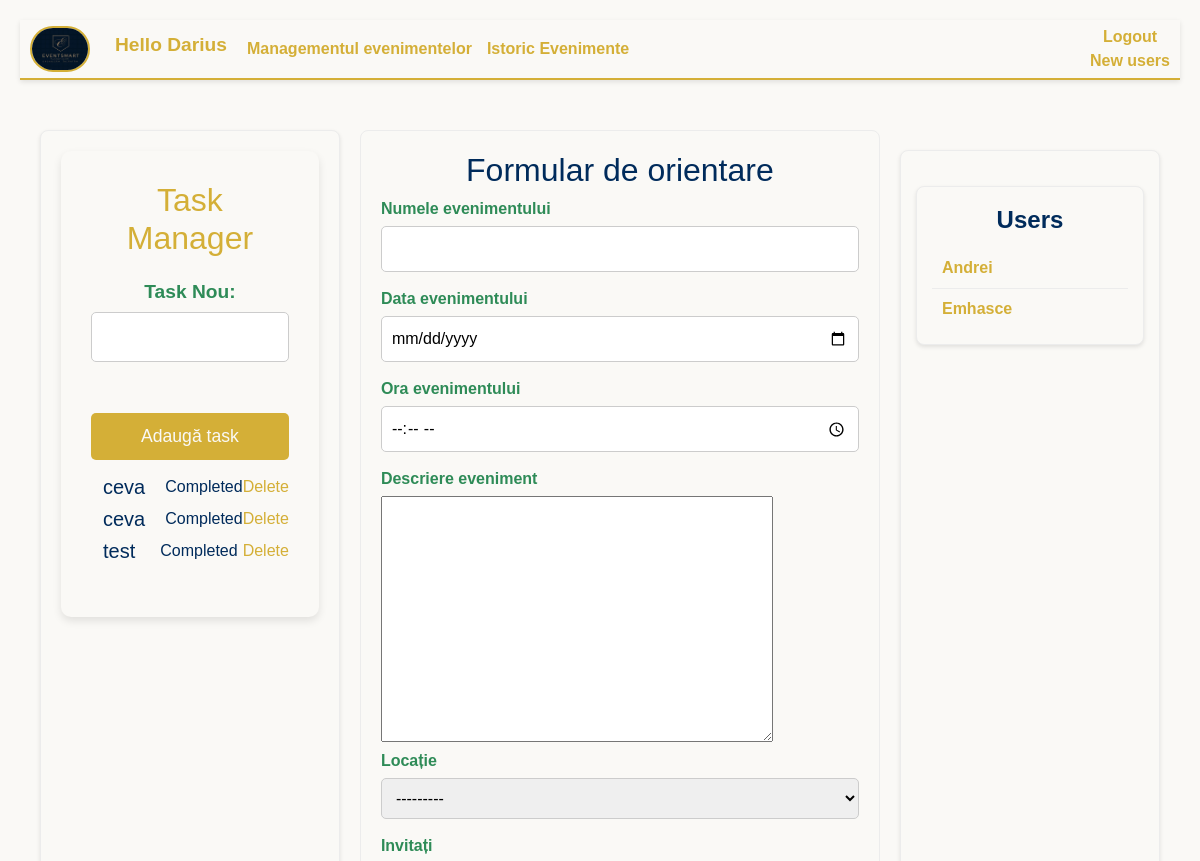
The app's page / (signed in, upper part), older data.
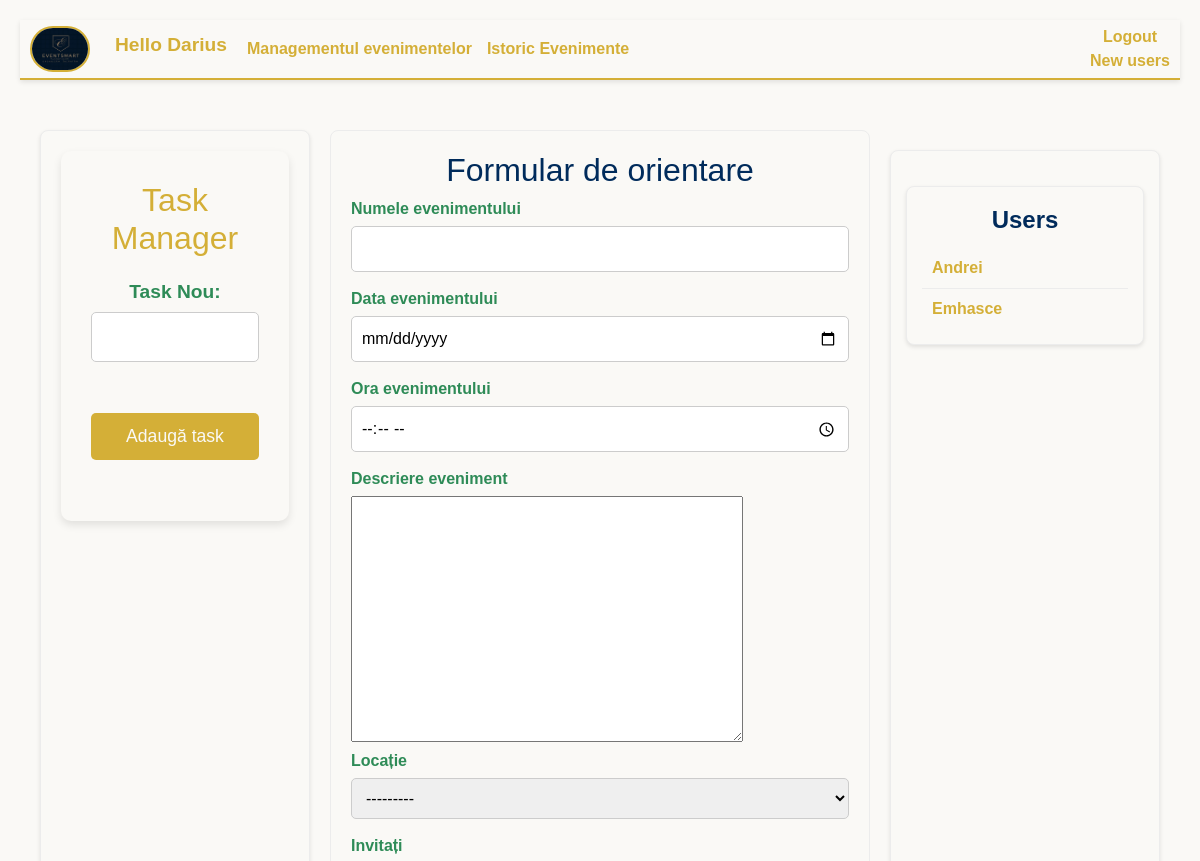
The same page, newer data.
### base/models.py (models this page shows, shortened)
class Task(models.Model):
    user = models.ForeignKey(User, on_delete=models.CASCADE)
    title = models.CharField(max_length=255)
    completed = models.BooleanField(default=False)

### base/views.py (the view, shortened to what this page needs)
def home(request):
    form1 = TaskForm()
    q = request.GET.get('q') if request.GET.get('q') != None else ''
    locations = Location.objects.filter(
        Q(types__name__icontains=q) |
        Q(name__icontains=q) |
        Q(description__icontains=q) |
        Q(owner__username__icontains=q) |
        Q(location__icontains=q)
        ).distinct()
    users = User.objects.all()
    types = Type.objects.all()
    location_count = locations.count()
    tasks = Task.objects.all()
    tasks_count = tasks.count()
    profiles = Profile.objects.filter(approved=True)
    form2 = EventForm
    context = {
        'form2':form2,
        'form1':form1,
        'tasks': tasks,
        'tasks_count':tasks_count,
        'users' : users,
        'locations' : locations,
        'types' : types,
        'location_count' : location_count,
        'profiles' : profiles
        }
    return render(request, 'base/home.html', context)

### base/forms.py
class TaskForm(forms.ModelForm):
    class Meta:
        model = Task
        fields = ['title']
        labels = {
            'title': 'Task Nou',
        }

### base/context_processors.py (called while the page is built)
def media_url(request):
    return {
        'MEDIA_URL': settings.MEDIA_URL
    }

### base/models.py (called while the page is built)
    def __str__(self):
        return self.name

    def __str__(self):
        return f"{self.firstname} {self.lastname}"

### base/templates/base/home.html (shortened to what this page needs)
{% extends 'main.html' %}
{% block content %}
<div class="home-container">
    <div class="task-manager-container equal-height">
        {% include 'base/task-manager.html' %}
    </div>
    <div class="carousel-container">
        {% include 'base/carousel-imagini.html' %}
    </div>
    <div class="users-container">
        {% include 'base/users_component.html' %}
    </div>
</div>
{% endblock content %}

### base/templates/base/task-manager.html (shortened to what this page needs)
<div class="task_manager">
    <h3>Task Manager</h3>
    <form method="POST">
        {{ form1.as_p }}
        <button type="submit">Adaugă task</button>
    </form>
    <ul style="list-style-type: none;">
        {% for task in tasks %}
        {% if task.user == request.user %}
            <li>
                <h5>{{ task.title }}</h5>
                {% if not task.completed %}
                    <a href="{% url 'complete_task' task.id %}">Mark as Completed</a>
                {% else %}
                    <span>Completed</span>
                {% endif %}
                <a href="{% url 'delete_task' task.id %}" onclick="return confirm('Are you sure you want to delete this task?');">Delete</a>            </li>
        {% endif %}
        {% endfor %}
    </ul>
</div>

### base/templates/base/users_component.html (shortened to what this page needs)
<div class="users-container">
    <div class="users-title">Users</div>
    <ul class="users-list">
        {% for user in users %}
            {% if not user.is_superuser %}
                <li>
                    <a href="{% url 'profile' user.username %}">{{ user.username }}</a>
                </li>
            {% endif %}
        {% endfor %}
    </ul>
</div>

Row changes from the older to the newer data that the page shows:
removed Task: title "ceva", completed "Completed"
removed Task: title "ceva", completed "Completed"
removed Task: title "test", completed "Completed"
